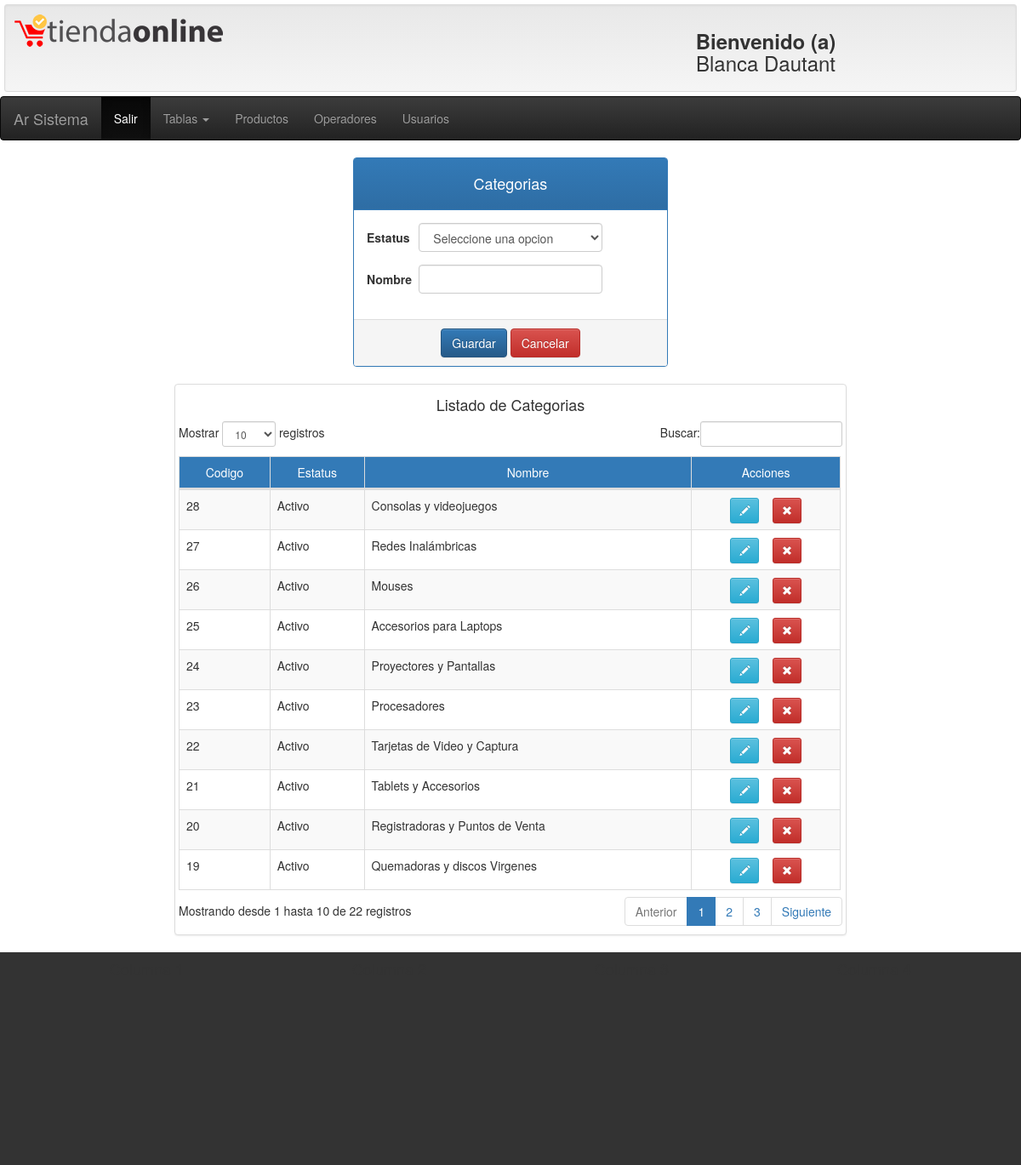
The app's page /sistema.php?pag=categorias (signed in) with its own data.
### tables this page shows
CREATE TABLE `categorias` (
  `idcategoria` int(11) NOT NULL,
  `idestatus` int(11) NOT NULL,
  `nombre` varchar(50) NOT NULL
);

CREATE TABLE `estatus` (
  `idestatus` int(11) NOT NULL,
  `nombre` varchar(25) NOT NULL
);

### backend/categorias/frmcategorias.php (the view, shortened to what this page needs)
  <?php
  $nombre="";
  $destino="insertar.php";
  $nboton="Guardar";
  ?>
  <div class="col-md-4 col-md-offset-4">
<form class="form-horizontal" action="backend/categorias/<?php echo $destino ?>" method="post">
<div class="panel panel-primary">
 		<div class="panel-heading">
		<h4 class="text-center">Categorias</h4>
  		</div>
  		<div class="panel-body">
		<div class="form-group">
			<label for="estatus" class="control-label col-md-2">Estatus</label>
			<div	class="col-md-8">
				<select	name="estatus" id="estatus" class="form-control" required>
					<?php include("backend/combos/estatus.php");	 ?>
				 </select>
			</div>
		</div>
		<div class="form-group">
			<label for="nombre" class="control-label col-md-2">Nombre</label>
			<div	class="col-md-8">
			 	<input type="text"	name="nombre" id="nombre" class="form-control" value="<?php echo $nombre ?>" required>
			</div>
		</div>
	</div>
	<div class="panel-footer text-center">
		<input type="submit" class="btn btn-primary" value="<?php echo $nboton ?>">
		<a href="sistema.php?pag=categorias" class="btn btn-danger">Cancelar</a>
	</div>
 </div>
</form>
</div>
                 <div class="row">
                       <div class="col-md-8 col-md-offset-2">
                       <div class="thumbnail">
                               <h4 class="text-center">Listado de Categorias</h4>
                         <table id="example" class="table table-striped table-bordered table-hover">
                            <thead>
                              <tr class="bg-primary text-center" >
                                  <td>Codigo</td>
                                  <td>Estatus</td>
                                  <td>Nombre</td>
                                  <td>Acciones</td>
                               </tr>
                            </thead>
                            <tbody>
                            <?php
                          		$wsqli="select Categorias.idcategoria,estatus.nombre as estatus,Categorias.nombre from categorias
                                         inner join estatus on categorias.idestatus=estatus.idestatus
                                         order by categorias.nombre";
                                         $result = $linki->query($wsqli);
                                          while($row = $result->fetch_array()){
									   $id=base64_encode($row['idcategoria']);
                       				   $n=$row['nombre'];
                             ?>
                            <tr>
                               <td><?php echo $row['idcategoria'] ?></td>
                               <td><?php echo $row['estatus'] ?></td>
                               <td><?php echo $row['nombre'] ?></td>
                               <td class="text-center">
                               <a href="?pag=categorias&id=<?php echo $id ?>" class="glyphicon glyphicon-pencil btn btn-info btn-sm">
                              </a>&nbsp&nbsp&nbsp
                       <a class="glyphicon glyphicon-remove btn btn-danger btn-sm eliminar_dato"  title="<?php echo '<center>Seguro que desea eliminar este registro:<br><h4>'.$n.'</h4><center>' ?>" href="backend/categorias/eliminar.php?id=<?php echo $id ?>"></a>
                                 </td>
                              </tr>
                               <?php } ?>
                            </tbody>
                         </table>
                 		</div>
				  </div>
                  </div>

### records on screen
categorias: idcategoria "25", idestatus.nombre "Activo", nombre "Accesorios para Laptops"
categorias: idcategoria "28", idestatus.nombre "Activo", nombre "Consolas y videojuegos"
categorias: idcategoria "26", idestatus.nombre "Activo", nombre "Mouses"
categorias: idcategoria "23", idestatus.nombre "Activo", nombre "Procesadores"
categorias: idcategoria "24", idestatus.nombre "Activo", nombre "Proyectores y Pantallas"
categorias: idcategoria "19", idestatus.nombre "Activo", nombre "Quemadoras y discos Virgenes"
categorias: idcategoria "27", idestatus.nombre "Activo", nombre "Redes Inalámbricas"
categorias: idcategoria "20", idestatus.nombre "Activo", nombre "Registradoras y Puntos de Venta"
categorias: idcategoria "21", idestatus.nombre "Activo", nombre "Tablets y Accesorios"
categorias: idcategoria "22", idestatus.nombre "Activo", nombre "Tarjetas de Video y Captura"

### other values on screen
$_SESSION['bienvenido'] "Bienvenido (a) Blanca Dautant"
